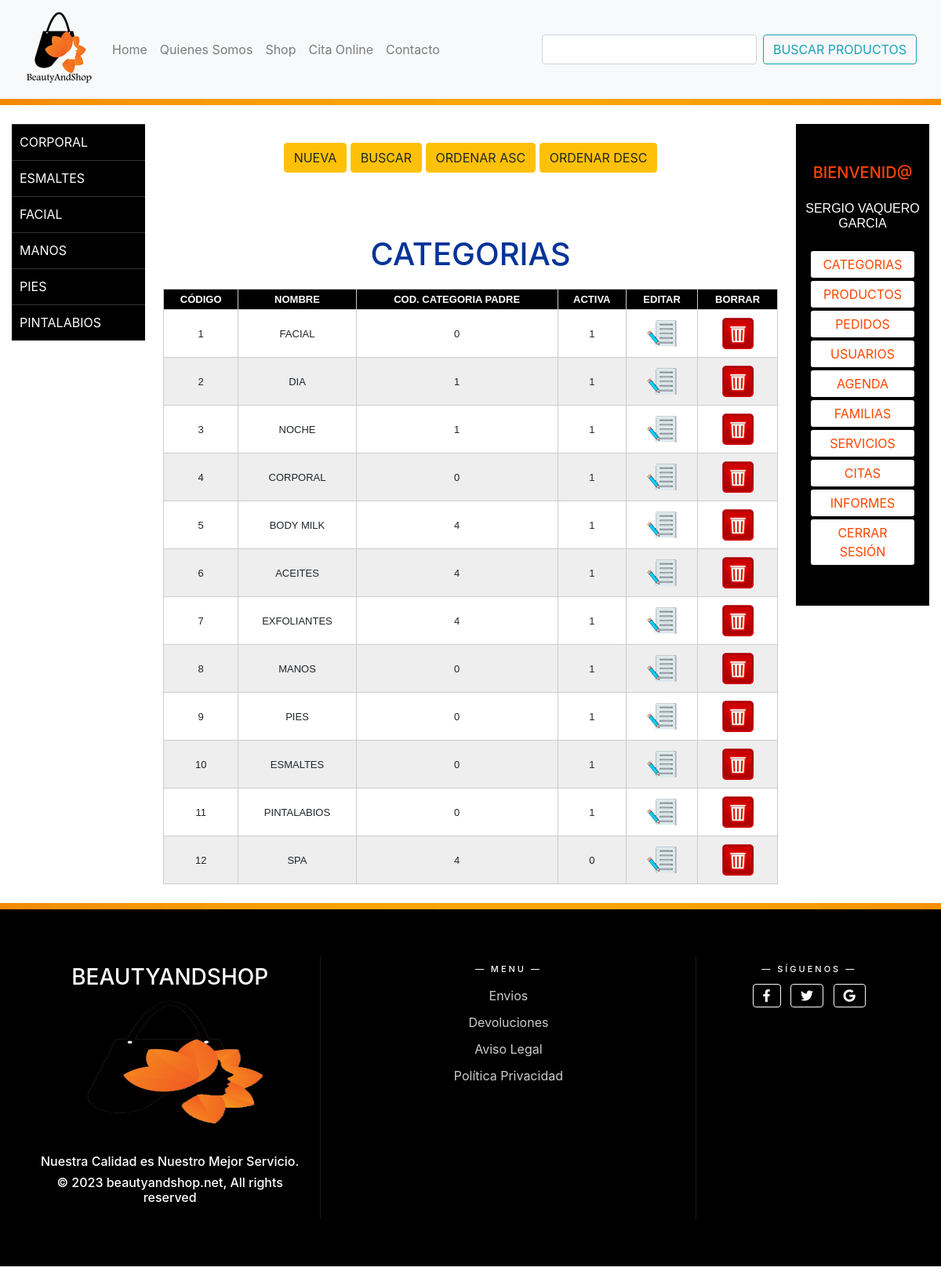
Page /admin/zonaCategorias.php (signed in) on the committed database.
### tables this page shows
CREATE TABLE `categorias` (
  `nombre` varchar(50) NOT NULL,
  `activo` int NOT NULL,
  `codCatPadre` int NOT NULL,
  `codigo` int NOT NULL
);

CREATE TABLE `usuarios` (
  `codUsuario` int NOT NULL,
  `dni` varchar(9) NOT NULL,
  `clave` varchar(255) NOT NULL,
  `email` varchar(50) NOT NULL,
  `nombre` varchar(80) NOT NULL,
  `direccion` varchar(60) NOT NULL,
  `cp` varchar(5) NOT NULL,
  `poblacion` varchar(40) NOT NULL,
  `provincia` varchar(40) NOT NULL,
  `telefono` varchar(9) NOT NULL,
  `tipoUsuario` int NOT NULL,
  `activo` int NOT NULL
);

### clases/categoria_class.php (called while the page is built)
<?php
    class categoria {
        private $codigo;
		private $nombre;
		private $activo;
		private $codCatPadre;
	    public function getCodigo() {
		    return $this->codigo;
	    }
	    public function getNombre()
	    {
		    return $this->nombre;
	    }
		public function getCodCatPadre()
	    {
		    return $this->codCatPadre;
	    }
		public function getActivo()
	    {
		    return $this->activo;
	    }
		public function setCodigo($codigo1)
	    {
			$this->codigo = $codigo1;
	    }
		public function setNombre($nombre1)
	    {
		    $this->nombre = $nombre1;
	    }
		public function setCodCatPadre($codCatPadre1)
	    {
		    $this->codCatPadre = $codCatPadre1;
	    }
		public function setActivo ($activo1)
	    {
		    $this->activo = $activo1;
	    }
	}
?>

### clases/usuario_class.php (called while the page is built, shortened)
<?php
    class usuario {
        private $nombre;
	    public function getNombre()
	    {
		    return $this->nombre;
	    }
	}
?>

### funciones.php (the view, shortened to what this page needs)
<?php
    include ($_SERVER['DOCUMENT_ROOT'] . "/beautyandshop/clases/usuario_class.php");
    include ($_SERVER['DOCUMENT_ROOT'] . "/beautyandshop/clases/categoria_class.php");
    function conectar_db() {
        try {
            $dsn = "mysql:host=lldn637.servidoresdns.net:3306;dbname=qaim611";
            $cnn = new PDO($dsn, USER_DB, PASWORD);
            $cnn ->setAttribute(PDO::ATTR_ERRMODE, PDO::ERRMODE_EXCEPTION);
        }
        catch (PDOException $e) {
            echo "ERROR" . $e->getMessage();
        }
        return($cnn);
    }
    function getCategoriasPadre(){
        $padre = array();
        $cnn = conectar_db();
        try {
            $stmt = $cnn->prepare("SELECT * FROM categorias WHERE codCatPadre = 0 AND activo = 1 ORDER BY nombre");
            $stmt->execute();
            $stmt->setFetchMode(PDO::FETCH_CLASS, 'categoria');
            while ($res = $stmt->fetch()) {
                $padre[] = $res;
            }
            return $padre;
        }
        catch (PDOException $e) {
            var_dump($e->getMessage());
            die();
        }
    }
    function mostrarCategorias($datosCategorias, $tipoUsuario){
        $datosCategoria = "<h1>CATEGORIAS</h1>";
        $datosCategoria = $datosCategoria . "
        <div class='table-responsive'> <table><thead>
            <tr>
                <th>CÓDIGO</th>
                <th>NOMBRE</th>
                <th>COD. CATEGORIA PADRE</th>
                <th>ACTIVA</th>";
                if ($tipoUsuario != 3) {
                    $datosCategoria = $datosCategoria . "
                    <th>EDITAR</th>
                    <th>BORRAR</th>";
                }
                $datosCategoria = $datosCategoria . "</tr></thead><tbody>";
            for($i=0;$i<count($datosCategorias);$i++) {
                $codigo=$datosCategorias[$i]->getCodigo();
                $datosCategoria = $datosCategoria . "<tr>";
                $datosCategoria = $datosCategoria . "<td>{$datosCategorias[$i]->getCodigo()}</td>";
                $datosCategoria = $datosCategoria . "<td>{$datosCategorias[$i]->getNombre()}</td>";
                $datosCategoria = $datosCategoria . "<td>{$datosCategorias[$i]->getCodCatPadre()}</td>";
                $datosCategoria = $datosCategoria . "<td>{$datosCategorias[$i]->getActivo()}</td>";
                if($tipoUsuario == 1) {
                    $datosCategoria = $datosCategoria . "<td><a href=/beautyandshop/admin/editarCategoria.php?codigo=" . $codigo . "><img src='/beautyandshop/img/modificar.png' width='50px' alt='Editar'></a></td>";
                    $datosCategoria = $datosCategoria . "<td><a href=/beautyandshop/admin/borrarCategoria.php?codigo=" . $codigo . "><img src='/beautyandshop/img/borrar.png' width='50px' alt='Borrar'></a></td>";
                }
                $datosCategoria = $datosCategoria . "</tr>";
            }
            $datosCategoria = $datosCategoria . "</tbody></table></div>";
        return $datosCategoria;
    }
    function llenarArrayCategorias($ordenar) {
        $datosCategorias = array ();
        $cnn = conectar_db();
        if ($ordenar == 0) {
            $stmt = $cnn->prepare("SELECT * FROM categorias");
        }
        elseif ($ordenar == 1) {
            $stmt = $cnn->prepare("SELECT * FROM categorias order by nombre asc");
        }
        else {
            $stmt = $cnn->prepare("SELECT * FROM categorias order by nombre desc");
        }
        $stmt->execute();
        $stmt->setFetchMode(PDO::FETCH_CLASS, "categoria");
        $i=0;
        while($fila = $stmt->fetch()) {
            $datosCategorias[$i] = new categoria();
            $datosCategorias[$i] -> setCodigo($fila->getCodigo());
            $datosCategorias[$i] -> setNombre($fila->getNombre());
            $datosCategorias[$i] -> setActivo($fila->getActivo());
            $datosCategorias[$i] -> setCodCatPadre($fila->getCodCatPadre());
            $i++;
        }
        return($datosCategorias);
    }
?>

### plantillas/menu-left.php (shortened to what this page needs)
<?php
    include_once ($_SERVER['DOCUMENT_ROOT'] . "/beautyandshop/funciones.php");
    if (isset($_SESSION["tipoUsuario"])) {
        $tipo = $_SESSION["tipoUsuario"];
    }
   if (isset($_REQUEST["tipoUsuario"])) {
        $tipo = $_REQUEST["tipoUsuario"];
    }
    else {
        $tipo = 0;
    }
?>
<head>
    <link rel="stylesheet" href="/beautyandshop/css/myStiles.css">
    <link rel="stylesheet" href="/beautyandshop/css/styleFooter.css">
</head>
<div class="container-fluid">
    <div class="row">
        <div class="col-12">
            <div class="row">
                <ul class="menu">
                    <?php
                    $categorias = getCategoriasPadre();
                    if (empty($categorias)) {
                    ?>
                        <div class="smsError">Aún no hay categorías en la base de datos</div>
                    <?php
                    }
                    else {
                        foreach ($categorias as $categoria) {
                            if (isset($tipo) && $tipo == 1 || $tipo == 2 || $tipo == 3) {
                            ?>
                                <li><a href="/beautyandshop/shop/categorias.php?codigo=<?php echo $categoria->getCodigo(); ?>" ><?php echo $categoria->getNombre(); ?></a>
                                <?php
                            }
                            else {
                            ?>
                                <li><a href="/beautyandshop/shop/categorias.php?codigo=<?php echo $categoria->getCodigo(); ?>" ><?php echo $categoria->getNombre(); ?></a>
                            <?php
                            }
                                ?>
                                <?php
                        }
                    }
                    ?>
                </ul>
            </div>
        </div>
    </div>
</div>

### plantillas/aside-right.php (shortened to what this page needs)
<?php
    include_once ($_SERVER['DOCUMENT_ROOT'] . "/beautyandshop/funciones.php");
    if (isset($_SESSION["cusu"])) {
        $cusu = $_SESSION["cusu"];
    }
    if (isset($_SESSION["tipo"])) {
        $tipo = $_SESSION["tipo"];
        $tipo = $_SESSION["tipo"];
        $tipoUsuario = $_SESSION["tipo"];
    }
    else {
        $tipo = 0;
    }
    ?>
<head>
    <link rel="stylesheet" href="/beautyandshop/css/myStiles.css">
    <link rel="stylesheet" href="/beautyandshop/css/styleFooter.css">
</head>
<aside class="aside row">
    <?php
    if ((isset($tipoUsuario) && $tipoUsuario == 1 || isset($tipo) && $tipo == 1 )) {
        $cnn = conectar_db();
        $stmt =$cnn->prepare("SELECT * FROM usuarios WHERE codUsuario = :codUsuario");
        $rows = $stmt->execute(array(":codUsuario"=>$cusu));
        $stmt->setFetchMode(PDO::FETCH_CLASS, 'usuario');
        if ($rows == 1) {
            $fila = $stmt->fetch();
            $nombre = $fila->getNombre();
        }
    ?>
        <div class="menuIzquierda">
            <h5>BIENVENID@</h5> <br/>
            <h6><?php echo $nombre ?></h6>
            <br/>
            <a class="ov-btn-grow-box"class="ov-btn-grow-box" href="/beautyandshop/admin/zonaCategorias.php">CATEGORIAS</a>
            <a class="ov-btn-grow-box"href="/beautyandshop/admin/zonaProductos.php">PRODUCTOS</a>
            <a class="ov-btn-grow-box"href="/beautyandshop/admin/pedidos.php">PEDIDOS</a>
            <a class="ov-btn-grow-box"href="/beautyandshop/admin/zonaUsuarios.php">USUARIOS</a>
            <a class="ov-btn-grow-box"href="/beautyandshop/citas/agenda.php">AGENDA</a>
            <a class="ov-btn-grow-box"href="/beautyandshop/familias/zonaFamilias.php">FAMILIAS</a>
            <a class="ov-btn-grow-box"href="/beautyandshop/servicios/zonaServicios.php">SERVICIOS</a>
            <a class="ov-btn-grow-box"href="/beautyandshop/citas/gestionCitas.php">CITAS</a>
            <a class="ov-btn-grow-box"href="/beautyandshop/admin/zonaInformes.php">INFORMES</a>
            <a class="ov-btn-grow-box"href="/beautyandshop/salir.php">CERRAR SESIÓN</a>
        </div>
    <?php
    }
    ?>
</aside>
<br/>

### css/myStiles.css (style rules this page uses)
.aside { width: 100%; margin-top:50px; padding-top: 50px; padding-bottom: 50px; background-color: black; margin: 0 auto; text-align: center; }
.menuIzquierda { width: 100%; margin: 0 auto; }
.menuIzquierda h5 { color: orangered; text-align: center; margin: 0 auto; }
.menuIzquierda h6 { width: 95%; font-family: Impact, Haettenschweiler, 'Arial Narrow Bold', sans-serif; color: white; text-align: center; margin: 0 auto; }
.ov-btn-grow-box { background: #fff; color: orangered; border: 2px solid black; padding: 5px 5px; border-radius: 5px; position: relative; z-index: 1; overflow: hidden; display: block; width: 80%; margin: 0 auto; text-decoration: none; }
.ov-btn-grow-box::after { content: ""; background: orangered; position: absolute; z-index: -1; padding: 5px 5px; display: block; left: 0; right: 0; top: 0; bottom: 0; transform: scale(0, 0); transition: all 0.3s ease; }
h1 { margin-top: 20px; text-align: center; margin-bottom: 20px; color:#039; padding-top:60px; }
h5 { color:orangered; }
.table-responsive { display: block; width: 100%; overflow-x: auto; }
table { font-family: "arial"; font-size: 13px; border-spacing: 0; border-collapse: collapse; width: 100%; margin: 0 auto; }
td, th { border: 1px solid #ccc; padding: 5px; text-align: center; }
tr:nth-child(even) { background-color: #eee; }
td:nth-child(n + 3), th:nth-child(n + 3) { text-align: center; }
thead { background-color: black; color: white; }
a { text-decoration: none; }
.menu { padding:0; list-style:none; width:100%; font-size: 100%; }
.menu li a { display: block; border-bottom: 1px solid rgba(0,0,0, 0.2); border-top: 1px solid rgba(255,255,255, 0.2); background:black; text-decoration: none; color:#FFF; text-shadow: 1px 0px 1px rgba(0,0,0,0.2); filter: dropshadow(color=#000, offx=1, offy=0); padding:10px; }

### rows in the picture
categorias: nombre "CORPORAL", codigo "4", codCatPadre "0", activo "1"
categorias: nombre "ESMALTES", codigo "10", codCatPadre "0", activo "1"
categorias: nombre "FACIAL", codigo "1", codCatPadre "0", activo "1"
categorias: nombre "MANOS", codigo "8", codCatPadre "0", activo "1"
categorias: nombre "PIES", codigo "9", codCatPadre "0", activo "1"
categorias: nombre "PINTALABIOS", codigo "11", codCatPadre "0", activo "1"
categorias: codigo "2", nombre "DIA", codCatPadre "1", activo "1"
categorias: codigo "3", nombre "NOCHE", codCatPadre "1", activo "1"
categorias: codigo "5", nombre "BODY MILK", codCatPadre "4", activo "1"
categorias: codigo "6", nombre "ACEITES", codCatPadre "4", activo "1"
categorias: codigo "7", nombre "EXFOLIANTES", codCatPadre "4", activo "1"
categorias: codigo "12", nombre "SPA", codCatPadre "4", activo "0"
usuarios: nombre "SERGIO VAQUERO GARCIA"
